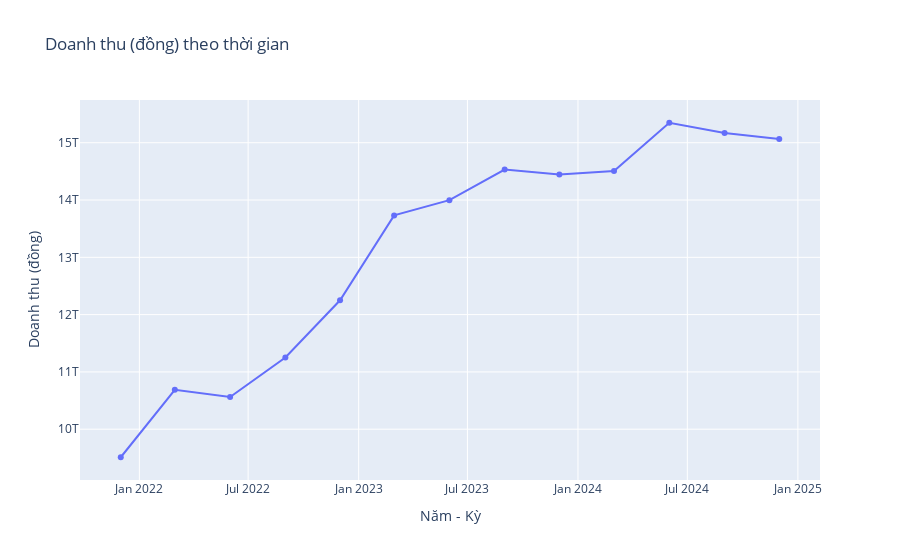

Notebook source saved alongside this figure:
### Code cell
fig = go.Figure()

fig.add_trace(go.Scatter(
    x=tcb_kqkd["Năm"].astype(str) + "-" + tcb_kqkd["Tháng"].astype(str),
    y=tcb_kqkd["Doanh thu (đồng)"],
    mode="lines+markers",
    name="Doanh thu (đồng)"
))

fig.update_layout(
    title="Doanh thu (đồng) theo thời gian",
    xaxis_title="Năm - Kỳ",
    yaxis_title="Doanh thu (đồng)"
)

fig.show()

### Figure 1 — Plotly figure (JSON) as saved in the notebook; plotly's stock layout.template omitted (floating-point values rounded to 4 significant figures)
{"data": [{"mode": "lines+markers", "name": "Doanh thu (đồng)", "type": "scatter", "x": ["2024-12", "2024-9", "2024-6", "2024-3", "2023-12", "2023-9", "2023-6", "2023-3", "2022-12", "2022-9", "2022-6", "2022-3", "2021-12"], "y": [15064961000000, 15168282000000, 15348981000000, 14507238000000, 14444980000000, 14532716000000, 13997858000000, 13732205000000, 12250039000000, 11251381000000, 10563140000000, 10688076000000, 9510371000000]}], "layout": {"title": {"text": "Doanh thu (đồng) theo thời gian"}, "xaxis": {"title": {"text": "Năm - Kỳ"}}, "yaxis": {"title": {"text": "Doanh thu (đồng)"}}}}
